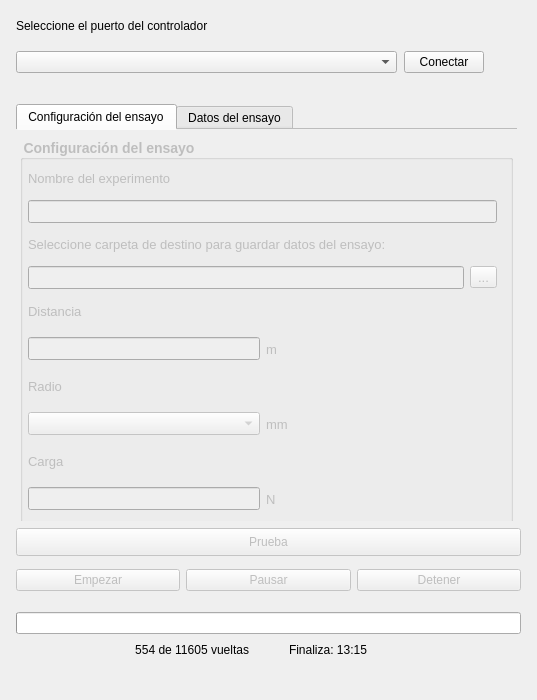
<?xml version="1.0" encoding="UTF-8"?>
<ui version="4.0">
 <class>MainWindow</class>
 <widget class="QMainWindow" name="MainWindow">
  <property name="enabled">
   <bool>true</bool>
  </property>
  <property name="geometry">
   <rect>
    <x>0</x>
    <y>0</y>
    <width>537</width>
    <height>700</height>
   </rect>
  </property>
  <property name="sizePolicy">
   <sizepolicy hsizetype="Fixed" vsizetype="Fixed">
    <horstretch>0</horstretch>
    <verstretch>0</verstretch>
   </sizepolicy>
  </property>
  <property name="minimumSize">
   <size>
    <width>537</width>
    <height>700</height>
   </size>
  </property>
  <property name="maximumSize">
   <size>
    <width>537</width>
    <height>700</height>
   </size>
  </property>
  <property name="contextMenuPolicy">
   <enum>Qt::NoContextMenu</enum>
  </property>
  <property name="acceptDrops">
   <bool>false</bool>
  </property>
  <property name="windowTitle">
   <string>POD App</string>
  </property>
  <property name="statusTip">
   <string notr="true"/>
  </property>
  <property name="autoFillBackground">
   <bool>true</bool>
  </property>
  <property name="documentMode">
   <bool>false</bool>
  </property>
  <property name="unifiedTitleAndToolBarOnMac">
   <bool>false</bool>
  </property>
  <widget class="QWidget" name="centralwidget">
   <widget class="QWidget" name="horizontalLayoutWidget_3">
    <property name="geometry">
     <rect>
      <x>16</x>
      <y>4</y>
      <width>501</width>
      <height>85</height>
     </rect>
    </property>
    <layout class="QGridLayout" name="gridLayout" columnstretch="1,0,0" rowminimumheight="0,0">
     <property name="topMargin">
      <number>5</number>
     </property>
     <property name="bottomMargin">
      <number>5</number>
     </property>
     <property name="spacing">
      <number>7</number>
     </property>
     <item row="1" column="0">
      <widget class="QComboBox" name="portCombo"/>
     </item>
     <item row="1" column="1">
      <widget class="QPushButton" name="conectarBtn">
       <property name="text">
        <string>Conectar</string>
       </property>
      </widget>
     </item>
     <item row="0" column="0">
      <widget class="QLabel" name="label_3">
       <property name="maximumSize">
        <size>
         <width>16777215</width>
         <height>15</height>
        </size>
       </property>
       <property name="font">
        <font>
         <pointsize>9</pointsize>
         <weight>50</weight>
         <bold>false</bold>
        </font>
       </property>
       <property name="text">
        <string>Seleccione el puerto del controlador</string>
       </property>
      </widget>
     </item>
     <item row="1" column="2">
      <widget class="QWidget" name="widget" native="true">
       <property name="minimumSize">
        <size>
         <width>26</width>
         <height>26</height>
        </size>
       </property>
       <property name="maximumSize">
        <size>
         <width>26</width>
         <height>26</height>
        </size>
       </property>
       <property name="styleSheet">
        <string notr="true"/>
       </property>
       <widget class="QLabel" name="labelNotConnected">
        <property name="geometry">
         <rect>
          <x>0</x>
          <y>0</y>
          <width>26</width>
          <height>26</height>
         </rect>
        </property>
        <property name="maximumSize">
         <size>
          <width>26</width>
          <height>26</height>
         </size>
        </property>
        <property name="text">
         <string/>
        </property>
        <property name="pixmap">
         <pixmap>icons/led-red-on.png</pixmap>
        </property>
        <property name="scaledContents">
         <bool>true</bool>
        </property>
       </widget>
       <widget class="QLabel" name="labelConnected">
        <property name="geometry">
         <rect>
          <x>0</x>
          <y>0</y>
          <width>26</width>
          <height>26</height>
         </rect>
        </property>
        <property name="maximumSize">
         <size>
          <width>26</width>
          <height>26</height>
         </size>
        </property>
        <property name="text">
         <string/>
        </property>
        <property name="pixmap">
         <pixmap>icons/green-led-on.png</pixmap>
        </property>
        <property name="scaledContents">
         <bool>true</bool>
        </property>
       </widget>
      </widget>
     </item>
    </layout>
   </widget>
   <widget class="QWidget" name="horizontalLayoutWidget_5">
    <property name="geometry">
     <rect>
      <x>16</x>
      <y>560</y>
      <width>505</width>
      <height>41</height>
     </rect>
    </property>
    <layout class="QHBoxLayout" name="horizontalLayout_4">
     <item>
      <widget class="QPushButton" name="startBtn">
       <property name="enabled">
        <bool>false</bool>
       </property>
       <property name="text">
        <string>Empezar</string>
       </property>
      </widget>
     </item>
     <item>
      <widget class="QPushButton" name="pauseBtn">
       <property name="enabled">
        <bool>false</bool>
       </property>
       <property name="text">
        <string>Pausar</string>
       </property>
      </widget>
     </item>
     <item>
      <widget class="QPushButton" name="stopBtn">
       <property name="enabled">
        <bool>false</bool>
       </property>
       <property name="text">
        <string>Detener</string>
       </property>
      </widget>
     </item>
    </layout>
   </widget>
   <widget class="QPushButton" name="testBtn">
    <property name="enabled">
     <bool>false</bool>
    </property>
    <property name="geometry">
     <rect>
      <x>16</x>
      <y>528</y>
      <width>505</width>
      <height>28</height>
     </rect>
    </property>
    <property name="text">
     <string>Prueba</string>
    </property>
   </widget>
   <widget class="QWidget" name="gridLayoutWidget">
    <property name="geometry">
     <rect>
      <x>16</x>
      <y>612</y>
      <width>505</width>
      <height>53</height>
     </rect>
    </property>
    <layout class="QGridLayout" name="gridLayout_2">
     <property name="sizeConstraint">
      <enum>QLayout::SetMinAndMaxSize</enum>
     </property>
     <property name="verticalSpacing">
      <number>0</number>
     </property>
     <item row="0" column="0">
      <widget class="QProgressBar" name="progressBar">
       <property name="sizePolicy">
        <sizepolicy hsizetype="Preferred" vsizetype="Fixed">
         <horstretch>0</horstretch>
         <verstretch>0</verstretch>
        </sizepolicy>
       </property>
       <property name="value">
        <number>0</number>
       </property>
       <property name="textVisible">
        <bool>false</bool>
       </property>
       <property name="invertedAppearance">
        <bool>false</bool>
       </property>
       <property name="textDirection">
        <enum>QProgressBar::TopToBottom</enum>
       </property>
      </widget>
     </item>
     <item row="1" column="0">
      <layout class="QHBoxLayout" name="horizontalLayout_6" stretch="3,0,3">
       <item>
        <widget class="QLabel" name="progressLabel">
         <property name="sizePolicy">
          <sizepolicy hsizetype="Preferred" vsizetype="Minimum">
           <horstretch>0</horstretch>
           <verstretch>0</verstretch>
          </sizepolicy>
         </property>
         <property name="text">
          <string>554 de 11605 vueltas</string>
         </property>
         <property name="scaledContents">
          <bool>false</bool>
         </property>
         <property name="alignment">
          <set>Qt::AlignRight|Qt::AlignTrailing|Qt::AlignVCenter</set>
         </property>
        </widget>
       </item>
       <item>
        <spacer name="horizontalSpacer">
         <property name="orientation">
          <enum>Qt::Horizontal</enum>
         </property>
         <property name="sizeHint" stdset="0">
          <size>
           <width>40</width>
           <height>20</height>
          </size>
         </property>
        </spacer>
       </item>
       <item>
        <widget class="QLabel" name="estimatedEndLabel">
         <property name="font">
          <font>
           <weight>50</weight>
           <bold>false</bold>
          </font>
         </property>
         <property name="text">
          <string>Finaliza: 13:15</string>
         </property>
         <property name="alignment">
          <set>Qt::AlignLeading|Qt::AlignLeft|Qt::AlignVCenter</set>
         </property>
        </widget>
       </item>
      </layout>
     </item>
    </layout>
   </widget>
   <widget class="QTabWidget" name="tabWidget">
    <property name="geometry">
     <rect>
      <x>16</x>
      <y>104</y>
      <width>501</width>
      <height>417</height>
     </rect>
    </property>
    <property name="palette">
     <palette>
      <active>
       <colorrole role="Light">
        <brush brushstyle="SolidPattern">
         <color alpha="255">
          <red>240</red>
          <green>240</green>
          <blue>240</blue>
         </color>
        </brush>
       </colorrole>
       <colorrole role="Base">
        <brush brushstyle="SolidPattern">
         <color alpha="255">
          <red>240</red>
          <green>240</green>
          <blue>240</blue>
         </color>
        </brush>
       </colorrole>
      </active>
      <inactive>
       <colorrole role="Light">
        <brush brushstyle="SolidPattern">
         <color alpha="255">
          <red>240</red>
          <green>240</green>
          <blue>240</blue>
         </color>
        </brush>
       </colorrole>
       <colorrole role="Base">
        <brush brushstyle="SolidPattern">
         <color alpha="255">
          <red>240</red>
          <green>240</green>
          <blue>240</blue>
         </color>
        </brush>
       </colorrole>
      </inactive>
      <disabled>
       <colorrole role="Light">
        <brush brushstyle="SolidPattern">
         <color alpha="255">
          <red>240</red>
          <green>240</green>
          <blue>240</blue>
         </color>
        </brush>
       </colorrole>
       <colorrole role="Base">
        <brush brushstyle="SolidPattern">
         <color alpha="255">
          <red>240</red>
          <green>240</green>
          <blue>240</blue>
         </color>
        </brush>
       </colorrole>
      </disabled>
     </palette>
    </property>
    <property name="autoFillBackground">
     <bool>true</bool>
    </property>
    <property name="styleSheet">
     <string notr="true"/>
    </property>
    <property name="tabPosition">
     <enum>QTabWidget::North</enum>
    </property>
    <property name="tabShape">
     <enum>QTabWidget::Rounded</enum>
    </property>
    <property name="currentIndex">
     <number>0</number>
    </property>
    <property name="elideMode">
     <enum>Qt::ElideNone</enum>
    </property>
    <property name="usesScrollButtons">
     <bool>true</bool>
    </property>
    <property name="documentMode">
     <bool>true</bool>
    </property>
    <property name="tabsClosable">
     <bool>false</bool>
    </property>
    <widget class="QWidget" name="widget_2">
     <attribute name="title">
      <string>Configuración del ensayo</string>
     </attribute>
     <widget class="QGroupBox" name="groupBox">
      <property name="enabled">
       <bool>false</bool>
      </property>
      <property name="geometry">
       <rect>
        <x>4</x>
        <y>8</y>
        <width>493</width>
        <height>385</height>
       </rect>
      </property>
      <property name="font">
       <font>
        <pointsize>-1</pointsize>
        <weight>75</weight>
        <bold>true</bold>
       </font>
      </property>
      <property name="layoutDirection">
       <enum>Qt::LeftToRight</enum>
      </property>
      <property name="autoFillBackground">
       <bool>true</bool>
      </property>
      <property name="styleSheet">
       <string notr="true">font-size: 14px;</string>
      </property>
      <property name="title">
       <string>Configuración del ensayo</string>
      </property>
      <property name="alignment">
       <set>Qt::AlignLeading|Qt::AlignLeft|Qt::AlignVCenter</set>
      </property>
      <property name="flat">
       <bool>false</bool>
      </property>
      <property name="checkable">
       <bool>false</bool>
      </property>
      <widget class="QWidget" name="verticalLayoutWidget_2">
       <property name="geometry">
        <rect>
         <x>8</x>
         <y>24</y>
         <width>469</width>
         <height>353</height>
        </rect>
       </property>
       <layout class="QVBoxLayout" name="verticalLayout_3">
        <item>
         <widget class="QLabel" name="label_2">
          <property name="font">
           <font>
            <pointsize>-1</pointsize>
            <weight>50</weight>
            <bold>false</bold>
           </font>
          </property>
          <property name="styleSheet">
           <string notr="true">font-size: 13px</string>
          </property>
          <property name="text">
           <string>Nombre del experimento</string>
          </property>
         </widget>
        </item>
        <item>
         <widget class="QLineEdit" name="experimentNameInput">
          <property name="enabled">
           <bool>false</bool>
          </property>
          <property name="styleSheet">
           <string notr="true">font-size: 13px;</string>
          </property>
         </widget>
        </item>
        <item>
         <widget class="QLabel" name="label">
          <property name="styleSheet">
           <string notr="true">font-size: 13px</string>
          </property>
          <property name="text">
           <string>Seleccione carpeta de destino para guardar datos del ensayo:</string>
          </property>
         </widget>
        </item>
        <item>
         <layout class="QHBoxLayout" name="horizontalLayout_2">
          <item>
           <widget class="QLineEdit" name="pathInput">
            <property name="enabled">
             <bool>false</bool>
            </property>
            <property name="styleSheet">
             <string notr="true">font-size: 13px;</string>
            </property>
            <property name="readOnly">
             <bool>true</bool>
            </property>
           </widget>
          </item>
          <item>
           <widget class="QToolButton" name="pathBrowseBtn">
            <property name="styleSheet">
             <string notr="true">font-size: 13px;</string>
            </property>
            <property name="text">
             <string>...</string>
            </property>
           </widget>
          </item>
         </layout>
        </item>
        <item>
         <widget class="QLabel" name="label_4">
          <property name="styleSheet">
           <string notr="true">font-size: 13px</string>
          </property>
          <property name="text">
           <string>Distancia</string>
          </property>
         </widget>
        </item>
        <item>
         <layout class="QHBoxLayout" name="horizontalLayout" stretch="1,1">
          <item>
           <widget class="QLineEdit" name="distanciaInput">
            <property name="styleSheet">
             <string notr="true">font-size: 13px;</string>
            </property>
           </widget>
          </item>
          <item>
           <widget class="QLabel" name="label_6">
            <property name="styleSheet">
             <string notr="true">font-size: 13px</string>
            </property>
            <property name="text">
             <string>m</string>
            </property>
           </widget>
          </item>
         </layout>
        </item>
        <item>
         <widget class="QLabel" name="label_5">
          <property name="styleSheet">
           <string notr="true">font-size: 13px</string>
          </property>
          <property name="text">
           <string>Radio</string>
          </property>
         </widget>
        </item>
        <item>
         <layout class="QHBoxLayout" name="horizontalLayout_3">
          <item>
           <widget class="QComboBox" name="radioCombo">
            <property name="styleSheet">
             <string notr="true">font-size: 13px;</string>
            </property>
           </widget>
          </item>
          <item>
           <widget class="QLabel" name="label_7">
            <property name="styleSheet">
             <string notr="true">font-size: 13px</string>
            </property>
            <property name="text">
             <string>mm</string>
            </property>
           </widget>
          </item>
         </layout>
        </item>
        <item>
         <widget class="QLabel" name="label_8">
          <property name="styleSheet">
           <string notr="true">font-size: 13px</string>
          </property>
          <property name="text">
           <string>Carga</string>
          </property>
         </widget>
        </item>
        <item>
         <layout class="QHBoxLayout" name="horizontalLayout_5" stretch="1,1">
          <item>
           <widget class="QLineEdit" name="cargaInput">
            <property name="styleSheet">
             <string notr="true">font-size: 13px;</string>
            </property>
            <property name="text">
             <string/>
            </property>
           </widget>
          </item>
          <item>
           <widget class="QLabel" name="label_9">
            <property name="styleSheet">
             <string notr="true">font-size: 13px</string>
            </property>
            <property name="text">
             <string>N</string>
            </property>
           </widget>
          </item>
         </layout>
        </item>
       </layout>
      </widget>
     </widget>
    </widget>
    <widget class="QWidget" name="tab_2">
     <attribute name="title">
      <string>Datos del ensayo</string>
     </attribute>
     <widget class="QGroupBox" name="groupBox_2">
      <property name="enabled">
       <bool>false</bool>
      </property>
      <property name="geometry">
       <rect>
        <x>4</x>
        <y>8</y>
        <width>493</width>
        <height>385</height>
       </rect>
      </property>
      <property name="font">
       <font>
        <pointsize>-1</pointsize>
        <weight>75</weight>
        <bold>true</bold>
       </font>
      </property>
      <property name="autoFillBackground">
       <bool>true</bool>
      </property>
      <property name="styleSheet">
       <string notr="true">font-size: 14px;</string>
      </property>
      <property name="title">
       <string>Datos del ensayo</string>
      </property>
      <widget class="QWidget" name="verticalLayoutWidget">
       <property name="geometry">
        <rect>
         <x>8</x>
         <y>20</y>
         <width>465</width>
         <height>357</height>
        </rect>
       </property>
       <layout class="QVBoxLayout" name="verticalLayout" stretch="0,0,0,0,0,0,0,0,0,0,0,0,0,0">
        <property name="spacing">
         <number>0</number>
        </property>
        <item>
         <widget class="QLabel" name="labelOperador">
          <property name="layoutDirection">
           <enum>Qt::LeftToRight</enum>
          </property>
          <property name="styleSheet">
           <string notr="true">font-size: 13px;</string>
          </property>
          <property name="text">
           <string>Operador</string>
          </property>
          <property name="alignment">
           <set>Qt::AlignLeading|Qt::AlignLeft|Qt::AlignVCenter</set>
          </property>
         </widget>
        </item>
        <item>
         <widget class="QLineEdit" name="operarioInput">
          <property name="styleSheet">
           <string notr="true">font-size: 13px;</string>
          </property>
          <property name="inputMask">
           <string/>
          </property>
          <property name="text">
           <string/>
          </property>
          <property name="placeholderText">
           <string>Operador</string>
          </property>
         </widget>
        </item>
        <item>
         <widget class="QLabel" name="label_11">
          <property name="styleSheet">
           <string notr="true">font-size: 13px;</string>
          </property>
          <property name="text">
           <string>Probeta</string>
          </property>
          <property name="alignment">
           <set>Qt::AlignLeading|Qt::AlignLeft|Qt::AlignVCenter</set>
          </property>
         </widget>
        </item>
        <item>
         <widget class="QLineEdit" name="probetaInput">
          <property name="styleSheet">
           <string notr="true">font-size: 13px;</string>
          </property>
          <property name="text">
           <string/>
          </property>
          <property name="placeholderText">
           <string>Probeta</string>
          </property>
         </widget>
        </item>
        <item>
         <widget class="QLabel" name="label_12">
          <property name="styleSheet">
           <string notr="true">font-size: 13px;</string>
          </property>
          <property name="text">
           <string>Material</string>
          </property>
          <property name="alignment">
           <set>Qt::AlignLeading|Qt::AlignLeft|Qt::AlignVCenter</set>
          </property>
         </widget>
        </item>
        <item>
         <widget class="QLineEdit" name="materialInput">
          <property name="styleSheet">
           <string notr="true">font-size: 13px;</string>
          </property>
          <property name="text">
           <string/>
          </property>
          <property name="placeholderText">
           <string>Material</string>
          </property>
          <property name="clearButtonEnabled">
           <bool>false</bool>
          </property>
         </widget>
        </item>
        <item>
         <widget class="QLabel" name="label_13">
          <property name="styleSheet">
           <string notr="true">font-size: 13px;</string>
          </property>
          <property name="text">
           <string>Dureza (HV)</string>
          </property>
          <property name="alignment">
           <set>Qt::AlignLeading|Qt::AlignLeft|Qt::AlignVCenter</set>
          </property>
         </widget>
        </item>
        <item>
         <widget class="QLineEdit" name="durezaInput">
          <property name="styleSheet">
           <string notr="true">font-size: 13px;</string>
          </property>
          <property name="text">
           <string/>
          </property>
          <property name="placeholderText">
           <string>Dureza</string>
          </property>
         </widget>
        </item>
        <item>
         <widget class="QLabel" name="label_14">
          <property name="styleSheet">
           <string notr="true">font-size: 13px;</string>
          </property>
          <property name="text">
           <string>Tratamiento</string>
          </property>
          <property name="alignment">
           <set>Qt::AlignLeading|Qt::AlignLeft|Qt::AlignVCenter</set>
          </property>
         </widget>
        </item>
        <item>
         <widget class="QLineEdit" name="tratamientoInput">
          <property name="styleSheet">
           <string notr="true">font-size: 13px;</string>
          </property>
          <property name="text">
           <string/>
          </property>
          <property name="placeholderText">
           <string>Tratamiento</string>
          </property>
         </widget>
        </item>
        <item>
         <widget class="QLabel" name="label_15">
          <property name="styleSheet">
           <string notr="true">font-size: 13px;</string>
          </property>
          <property name="text">
           <string>Bolilla</string>
          </property>
          <property name="alignment">
           <set>Qt::AlignLeading|Qt::AlignLeft|Qt::AlignVCenter</set>
          </property>
         </widget>
        </item>
        <item>
         <widget class="QComboBox" name="bolillaCombo"/>
        </item>
        <item>
         <widget class="QLabel" name="label_16">
          <property name="styleSheet">
           <string notr="true">font-size: 13px;</string>
          </property>
          <property name="text">
           <string>Diámetro de la bolilla (mm)</string>
          </property>
          <property name="alignment">
           <set>Qt::AlignLeading|Qt::AlignLeft|Qt::AlignVCenter</set>
          </property>
         </widget>
        </item>
        <item>
         <widget class="QLineEdit" name="diametroBolillaInput">
          <property name="styleSheet">
           <string notr="true">font-size: 13px;</string>
          </property>
          <property name="text">
           <string/>
          </property>
          <property name="placeholderText">
           <string>Diámetro de la bolilla</string>
          </property>
         </widget>
        </item>
       </layout>
      </widget>
     </widget>
    </widget>
   </widget>
  </widget>
  <widget class="QMenuBar" name="menubar">
   <property name="geometry">
    <rect>
     <x>0</x>
     <y>0</y>
     <width>537</width>
     <height>26</height>
    </rect>
   </property>
  </widget>
 </widget>
 <resources/>
 <connections/>
 <designerdata>
  <property name="gridDeltaX">
   <number>4</number>
  </property>
  <property name="gridDeltaY">
   <number>4</number>
  </property>
  <property name="gridSnapX">
   <bool>true</bool>
  </property>
  <property name="gridSnapY">
   <bool>true</bool>
  </property>
  <property name="gridVisible">
   <bool>true</bool>
  </property>
 </designerdata>
</ui>
